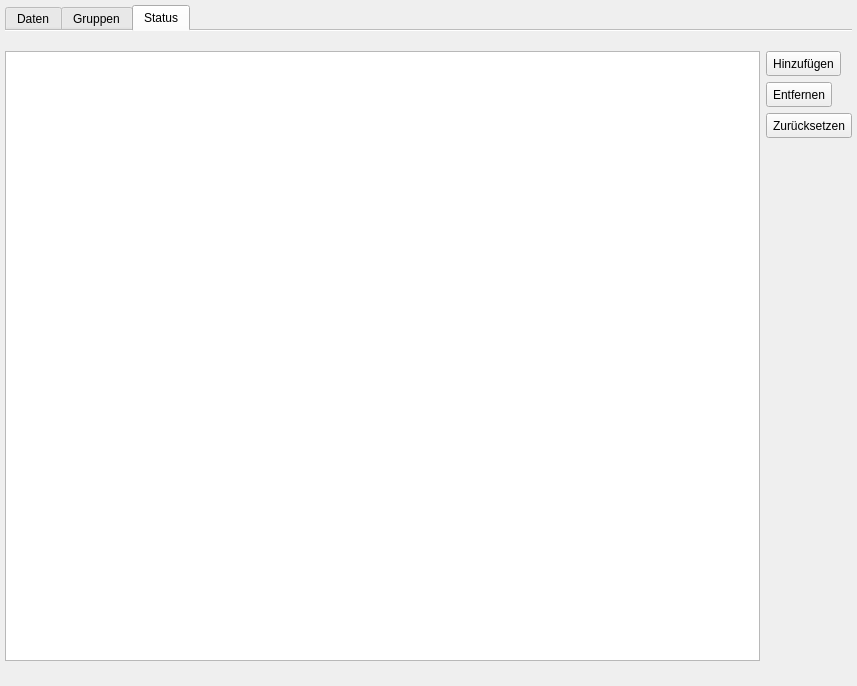
<?xml version="1.0" encoding="UTF-8"?>
<ui version="4.0">
 <class>QMTrainSettingsWidget</class>
 <widget class="QWidget" name="QMTrainSettingsWidget">
  <property name="geometry">
   <rect>
    <x>0</x>
    <y>0</y>
    <width>857</width>
    <height>686</height>
   </rect>
  </property>
  <property name="windowTitle">
   <string>Schulungen</string>
  </property>
  <layout class="QGridLayout" name="gridLayout_3">
   <property name="leftMargin">
    <number>5</number>
   </property>
   <property name="topMargin">
    <number>5</number>
   </property>
   <property name="rightMargin">
    <number>5</number>
   </property>
   <property name="bottomMargin">
    <number>5</number>
   </property>
   <item row="0" column="0">
    <widget class="QTabWidget" name="tabWidget">
     <property name="minimumSize">
      <size>
       <width>25</width>
       <height>25</height>
      </size>
     </property>
     <property name="tabShape">
      <enum>QTabWidget::Rounded</enum>
     </property>
     <property name="currentIndex">
      <number>2</number>
     </property>
     <property name="documentMode">
      <bool>true</bool>
     </property>
     <widget class="QWidget" name="tab">
      <attribute name="title">
       <string>Daten</string>
      </attribute>
      <layout class="QGridLayout" name="gridLayout">
       <property name="leftMargin">
        <number>0</number>
       </property>
       <property name="topMargin">
        <number>20</number>
       </property>
       <property name="rightMargin">
        <number>0</number>
       </property>
       <property name="bottomMargin">
        <number>20</number>
       </property>
       <item row="0" column="0">
        <layout class="QVBoxLayout" name="verticalLayout">
         <property name="leftMargin">
          <number>0</number>
         </property>
         <property name="rightMargin">
          <number>0</number>
         </property>
         <item>
          <layout class="QHBoxLayout" name="horizontalLayout">
           <item>
            <widget class="QLineEdit" name="leTrainFilter">
             <property name="sizePolicy">
              <sizepolicy hsizetype="Expanding" vsizetype="Preferred">
               <horstretch>0</horstretch>
               <verstretch>0</verstretch>
              </sizepolicy>
             </property>
             <property name="minimumSize">
              <size>
               <width>0</width>
               <height>25</height>
              </size>
             </property>
             <property name="clearButtonEnabled">
              <bool>true</bool>
             </property>
            </widget>
           </item>
           <item>
            <widget class="QToolButton" name="tbTrainFilter">
             <property name="minimumSize">
              <size>
               <width>25</width>
               <height>25</height>
              </size>
             </property>
             <property name="toolTip">
              <string>Schulungen filtern</string>
             </property>
             <property name="text">
              <string>Filtern</string>
             </property>
             <property name="icon">
              <iconset resource="../rcs/icons.qrc">
               <normaloff>:/icons/icons/lc_recsearch.png</normaloff>:/icons/icons/lc_recsearch.png</iconset>
             </property>
             <property name="iconSize">
              <size>
               <width>16</width>
               <height>16</height>
              </size>
             </property>
            </widget>
           </item>
          </layout>
         </item>
         <item>
          <layout class="QHBoxLayout" name="horizontalLayout_2">
           <item>
            <widget class="QTableView" name="tvTrain">
             <property name="selectionMode">
              <enum>QAbstractItemView::SingleSelection</enum>
             </property>
             <property name="selectionBehavior">
              <enum>QAbstractItemView::SelectRows</enum>
             </property>
             <property name="sortingEnabled">
              <bool>true</bool>
             </property>
             <attribute name="horizontalHeaderMinimumSectionSize">
              <number>200</number>
             </attribute>
             <attribute name="horizontalHeaderShowSortIndicator" stdset="0">
              <bool>true</bool>
             </attribute>
             <attribute name="horizontalHeaderStretchLastSection">
              <bool>true</bool>
             </attribute>
             <attribute name="verticalHeaderVisible">
              <bool>false</bool>
             </attribute>
             <attribute name="verticalHeaderMinimumSectionSize">
              <number>25</number>
             </attribute>
             <attribute name="verticalHeaderDefaultSectionSize">
              <number>25</number>
             </attribute>
             <attribute name="verticalHeaderHighlightSections">
              <bool>false</bool>
             </attribute>
             <attribute name="verticalHeaderShowSortIndicator" stdset="0">
              <bool>false</bool>
             </attribute>
            </widget>
           </item>
           <item>
            <layout class="QVBoxLayout" name="verticalLayout_3">
             <item>
              <widget class="QToolButton" name="tbTrainAdd">
               <property name="minimumSize">
                <size>
                 <width>25</width>
                 <height>25</height>
                </size>
               </property>
               <property name="toolTip">
                <string>Hinzufügen einer neuen Schulung</string>
               </property>
               <property name="text">
                <string>Hinzufügen</string>
               </property>
               <property name="icon">
                <iconset resource="../rcs/icons.qrc">
                 <normaloff>:/icons/icons/sc_add.png</normaloff>:/icons/icons/sc_add.png</iconset>
               </property>
               <property name="iconSize">
                <size>
                 <width>16</width>
                 <height>16</height>
                </size>
               </property>
              </widget>
             </item>
             <item>
              <widget class="QToolButton" name="tbTrainRemove">
               <property name="minimumSize">
                <size>
                 <width>25</width>
                 <height>25</height>
                </size>
               </property>
               <property name="toolTip">
                <string>Entfernen einer selektierten Schulung</string>
               </property>
               <property name="text">
                <string>Entfernen</string>
               </property>
               <property name="icon">
                <iconset resource="../rcs/icons.qrc">
                 <normaloff>:/icons/icons/sc_delete.png</normaloff>:/icons/icons/sc_delete.png</iconset>
               </property>
               <property name="iconSize">
                <size>
                 <width>16</width>
                 <height>16</height>
                </size>
               </property>
              </widget>
             </item>
             <item>
              <widget class="QToolButton" name="tbTrainRevert">
               <property name="minimumSize">
                <size>
                 <width>25</width>
                 <height>25</height>
                </size>
               </property>
               <property name="toolTip">
                <string>Zurücksetzen aller Änderungen an der Tabelle</string>
               </property>
               <property name="text">
                <string>Zurücksetzen</string>
               </property>
               <property name="icon">
                <iconset resource="../rcs/icons.qrc">
                 <normaloff>:/icons/icons/sc_undo.png</normaloff>:/icons/icons/sc_undo.png</iconset>
               </property>
               <property name="iconSize">
                <size>
                 <width>16</width>
                 <height>16</height>
                </size>
               </property>
              </widget>
             </item>
             <item>
              <spacer name="verticalSpacer_2">
               <property name="orientation">
                <enum>Qt::Vertical</enum>
               </property>
               <property name="sizeHint" stdset="0">
                <size>
                 <width>20</width>
                 <height>40</height>
                </size>
               </property>
              </spacer>
             </item>
            </layout>
           </item>
          </layout>
         </item>
        </layout>
       </item>
      </layout>
     </widget>
     <widget class="QWidget" name="tab_2">
      <attribute name="title">
       <string>Gruppen</string>
      </attribute>
      <layout class="QGridLayout" name="gridLayout_2">
       <property name="leftMargin">
        <number>0</number>
       </property>
       <property name="topMargin">
        <number>20</number>
       </property>
       <property name="rightMargin">
        <number>0</number>
       </property>
       <property name="bottomMargin">
        <number>20</number>
       </property>
       <item row="0" column="0">
        <layout class="QHBoxLayout" name="horizontalLayout_4">
         <property name="leftMargin">
          <number>0</number>
         </property>
         <property name="rightMargin">
          <number>0</number>
         </property>
         <item>
          <widget class="QTableView" name="tvTrainGroups">
           <property name="sizePolicy">
            <sizepolicy hsizetype="Expanding" vsizetype="Expanding">
             <horstretch>0</horstretch>
             <verstretch>0</verstretch>
            </sizepolicy>
           </property>
           <property name="minimumSize">
            <size>
             <width>0</width>
             <height>0</height>
            </size>
           </property>
           <property name="selectionMode">
            <enum>QAbstractItemView::SingleSelection</enum>
           </property>
           <property name="selectionBehavior">
            <enum>QAbstractItemView::SelectRows</enum>
           </property>
           <property name="sortingEnabled">
            <bool>true</bool>
           </property>
           <attribute name="horizontalHeaderDefaultSectionSize">
            <number>150</number>
           </attribute>
           <attribute name="horizontalHeaderShowSortIndicator" stdset="0">
            <bool>true</bool>
           </attribute>
           <attribute name="horizontalHeaderStretchLastSection">
            <bool>false</bool>
           </attribute>
           <attribute name="verticalHeaderVisible">
            <bool>false</bool>
           </attribute>
           <attribute name="verticalHeaderMinimumSectionSize">
            <number>25</number>
           </attribute>
           <attribute name="verticalHeaderDefaultSectionSize">
            <number>25</number>
           </attribute>
           <attribute name="verticalHeaderHighlightSections">
            <bool>false</bool>
           </attribute>
           <attribute name="verticalHeaderShowSortIndicator" stdset="0">
            <bool>false</bool>
           </attribute>
          </widget>
         </item>
         <item>
          <layout class="QVBoxLayout" name="verticalLayout_2">
           <item>
            <widget class="QToolButton" name="tbTrainGroupsAdd">
             <property name="minimumSize">
              <size>
               <width>25</width>
               <height>25</height>
              </size>
             </property>
             <property name="toolTip">
              <string>Hinzufügen einer neuen Schulungsgruppe</string>
             </property>
             <property name="text">
              <string>Hinzufügen</string>
             </property>
             <property name="icon">
              <iconset resource="../rcs/icons.qrc">
               <normaloff>:/icons/icons/sc_add.png</normaloff>:/icons/icons/sc_add.png</iconset>
             </property>
             <property name="iconSize">
              <size>
               <width>16</width>
               <height>16</height>
              </size>
             </property>
            </widget>
           </item>
           <item>
            <widget class="QToolButton" name="tbTrainGroupsRemove">
             <property name="minimumSize">
              <size>
               <width>25</width>
               <height>25</height>
              </size>
             </property>
             <property name="toolTip">
              <string>Entfernen einer selektierten Schulungsgruppe</string>
             </property>
             <property name="text">
              <string>Entfernen</string>
             </property>
             <property name="icon">
              <iconset resource="../rcs/icons.qrc">
               <normaloff>:/icons/icons/sc_delete.png</normaloff>:/icons/icons/sc_delete.png</iconset>
             </property>
             <property name="iconSize">
              <size>
               <width>16</width>
               <height>16</height>
              </size>
             </property>
            </widget>
           </item>
           <item>
            <widget class="QToolButton" name="tbTrainGroupsRevert">
             <property name="minimumSize">
              <size>
               <width>25</width>
               <height>25</height>
              </size>
             </property>
             <property name="toolTip">
              <string>Zurücksetzen aller Änderungen an der Tabelle</string>
             </property>
             <property name="text">
              <string>Zurücksetzen</string>
             </property>
             <property name="icon">
              <iconset resource="../rcs/icons.qrc">
               <normaloff>:/icons/icons/sc_undo.png</normaloff>:/icons/icons/sc_undo.png</iconset>
             </property>
             <property name="iconSize">
              <size>
               <width>16</width>
               <height>16</height>
              </size>
             </property>
            </widget>
           </item>
           <item>
            <spacer name="verticalSpacer">
             <property name="orientation">
              <enum>Qt::Vertical</enum>
             </property>
             <property name="sizeHint" stdset="0">
              <size>
               <width>20</width>
               <height>40</height>
              </size>
             </property>
            </spacer>
           </item>
          </layout>
         </item>
        </layout>
       </item>
      </layout>
     </widget>
     <widget class="QWidget" name="tab_3">
      <attribute name="title">
       <string>Status</string>
      </attribute>
      <layout class="QGridLayout" name="gridLayout_4">
       <property name="leftMargin">
        <number>0</number>
       </property>
       <property name="topMargin">
        <number>20</number>
       </property>
       <property name="rightMargin">
        <number>0</number>
       </property>
       <property name="bottomMargin">
        <number>20</number>
       </property>
       <item row="0" column="0">
        <layout class="QHBoxLayout" name="horizontalLayout_5">
         <property name="leftMargin">
          <number>0</number>
         </property>
         <property name="rightMargin">
          <number>0</number>
         </property>
         <item>
          <widget class="QTableView" name="tvTrainState">
           <property name="sizePolicy">
            <sizepolicy hsizetype="Expanding" vsizetype="Expanding">
             <horstretch>0</horstretch>
             <verstretch>0</verstretch>
            </sizepolicy>
           </property>
           <property name="minimumSize">
            <size>
             <width>0</width>
             <height>0</height>
            </size>
           </property>
           <property name="selectionMode">
            <enum>QAbstractItemView::SingleSelection</enum>
           </property>
           <property name="selectionBehavior">
            <enum>QAbstractItemView::SelectRows</enum>
           </property>
           <property name="sortingEnabled">
            <bool>true</bool>
           </property>
           <attribute name="horizontalHeaderDefaultSectionSize">
            <number>150</number>
           </attribute>
           <attribute name="horizontalHeaderShowSortIndicator" stdset="0">
            <bool>true</bool>
           </attribute>
           <attribute name="horizontalHeaderStretchLastSection">
            <bool>false</bool>
           </attribute>
           <attribute name="verticalHeaderVisible">
            <bool>false</bool>
           </attribute>
           <attribute name="verticalHeaderMinimumSectionSize">
            <number>25</number>
           </attribute>
           <attribute name="verticalHeaderDefaultSectionSize">
            <number>25</number>
           </attribute>
           <attribute name="verticalHeaderHighlightSections">
            <bool>false</bool>
           </attribute>
           <attribute name="verticalHeaderShowSortIndicator" stdset="0">
            <bool>false</bool>
           </attribute>
          </widget>
         </item>
         <item>
          <layout class="QVBoxLayout" name="verticalLayout_4">
           <item>
            <widget class="QToolButton" name="tbTrainStateAdd">
             <property name="minimumSize">
              <size>
               <width>25</width>
               <height>25</height>
              </size>
             </property>
             <property name="toolTip">
              <string>Hinzufügen einer neuen Schulungsgruppe</string>
             </property>
             <property name="text">
              <string>Hinzufügen</string>
             </property>
             <property name="icon">
              <iconset resource="../rcs/icons.qrc">
               <normaloff>:/icons/icons/sc_add.png</normaloff>:/icons/icons/sc_add.png</iconset>
             </property>
             <property name="iconSize">
              <size>
               <width>16</width>
               <height>16</height>
              </size>
             </property>
            </widget>
           </item>
           <item>
            <widget class="QToolButton" name="tbTrainStateRemove">
             <property name="minimumSize">
              <size>
               <width>25</width>
               <height>25</height>
              </size>
             </property>
             <property name="toolTip">
              <string>Entfernen einer selektierten Schulungsgruppe</string>
             </property>
             <property name="text">
              <string>Entfernen</string>
             </property>
             <property name="icon">
              <iconset resource="../rcs/icons.qrc">
               <normaloff>:/icons/icons/sc_delete.png</normaloff>:/icons/icons/sc_delete.png</iconset>
             </property>
             <property name="iconSize">
              <size>
               <width>16</width>
               <height>16</height>
              </size>
             </property>
            </widget>
           </item>
           <item>
            <widget class="QToolButton" name="tbTrainStateRevert">
             <property name="minimumSize">
              <size>
               <width>25</width>
               <height>25</height>
              </size>
             </property>
             <property name="toolTip">
              <string>Zurücksetzen aller Änderungen an der Tabelle</string>
             </property>
             <property name="text">
              <string>Zurücksetzen</string>
             </property>
             <property name="icon">
              <iconset resource="../rcs/icons.qrc">
               <normaloff>:/icons/icons/sc_undo.png</normaloff>:/icons/icons/sc_undo.png</iconset>
             </property>
             <property name="iconSize">
              <size>
               <width>16</width>
               <height>16</height>
              </size>
             </property>
            </widget>
           </item>
           <item>
            <spacer name="verticalSpacer_3">
             <property name="orientation">
              <enum>Qt::Vertical</enum>
             </property>
             <property name="sizeHint" stdset="0">
              <size>
               <width>20</width>
               <height>40</height>
              </size>
             </property>
            </spacer>
           </item>
          </layout>
         </item>
        </layout>
       </item>
      </layout>
     </widget>
    </widget>
   </item>
  </layout>
 </widget>
 <resources>
  <include location="../rcs/icons.qrc"/>
 </resources>
 <connections>
  <connection>
   <sender>leTrainFilter</sender>
   <signal>editingFinished()</signal>
   <receiver>QMTrainSettingsWidget</receiver>
   <slot>filterTrain()</slot>
   <hints>
    <hint type="sourcelabel">
     <x>368</x>
     <y>73</y>
    </hint>
    <hint type="destinationlabel">
     <x>384</x>
     <y>363</y>
    </hint>
   </hints>
  </connection>
  <connection>
   <sender>tbTrainGroupsAdd</sender>
   <signal>clicked()</signal>
   <receiver>QMTrainSettingsWidget</receiver>
   <slot>addTrainGroups()</slot>
   <hints>
    <hint type="sourcelabel">
     <x>836</x>
     <y>186</y>
    </hint>
    <hint type="destinationlabel">
     <x>384</x>
     <y>363</y>
    </hint>
   </hints>
  </connection>
  <connection>
   <sender>tbTrainGroupsRemove</sender>
   <signal>clicked()</signal>
   <receiver>QMTrainSettingsWidget</receiver>
   <slot>removeTrainGroups()</slot>
   <hints>
    <hint type="sourcelabel">
     <x>836</x>
     <y>353</y>
    </hint>
    <hint type="destinationlabel">
     <x>384</x>
     <y>363</y>
    </hint>
   </hints>
  </connection>
  <connection>
   <sender>tbTrainGroupsRevert</sender>
   <signal>clicked()</signal>
   <receiver>QMTrainSettingsWidget</receiver>
   <slot>revertTrainGroups()</slot>
   <hints>
    <hint type="sourcelabel">
     <x>836</x>
     <y>520</y>
    </hint>
    <hint type="destinationlabel">
     <x>384</x>
     <y>363</y>
    </hint>
   </hints>
  </connection>
  <connection>
   <sender>tbTrainFilter</sender>
   <signal>clicked()</signal>
   <receiver>QMTrainSettingsWidget</receiver>
   <slot>filterTrain()</slot>
   <hints>
    <hint type="sourcelabel">
     <x>836</x>
     <y>63</y>
    </hint>
    <hint type="destinationlabel">
     <x>428</x>
     <y>342</y>
    </hint>
   </hints>
  </connection>
  <connection>
   <sender>tbTrainAdd</sender>
   <signal>clicked()</signal>
   <receiver>QMTrainSettingsWidget</receiver>
   <slot>addTrain()</slot>
   <hints>
    <hint type="sourcelabel">
     <x>835</x>
     <y>112</y>
    </hint>
    <hint type="destinationlabel">
     <x>428</x>
     <y>342</y>
    </hint>
   </hints>
  </connection>
  <connection>
   <sender>tbTrainRemove</sender>
   <signal>clicked()</signal>
   <receiver>QMTrainSettingsWidget</receiver>
   <slot>removeTrain()</slot>
   <hints>
    <hint type="sourcelabel">
     <x>835</x>
     <y>156</y>
    </hint>
    <hint type="destinationlabel">
     <x>428</x>
     <y>342</y>
    </hint>
   </hints>
  </connection>
  <connection>
   <sender>tbTrainRevert</sender>
   <signal>clicked()</signal>
   <receiver>QMTrainSettingsWidget</receiver>
   <slot>revertTrain()</slot>
   <hints>
    <hint type="sourcelabel">
     <x>835</x>
     <y>200</y>
    </hint>
    <hint type="destinationlabel">
     <x>428</x>
     <y>342</y>
    </hint>
   </hints>
  </connection>
  <connection>
   <sender>tbTrainStateAdd</sender>
   <signal>clicked()</signal>
   <receiver>QMTrainSettingsWidget</receiver>
   <slot>addTrainState()</slot>
   <hints>
    <hint type="sourcelabel">
     <x>834</x>
     <y>73</y>
    </hint>
    <hint type="destinationlabel">
     <x>428</x>
     <y>342</y>
    </hint>
   </hints>
  </connection>
  <connection>
   <sender>tbTrainStateRemove</sender>
   <signal>clicked()</signal>
   <receiver>QMTrainSettingsWidget</receiver>
   <slot>removeTrainState()</slot>
   <hints>
    <hint type="sourcelabel">
     <x>834</x>
     <y>108</y>
    </hint>
    <hint type="destinationlabel">
     <x>428</x>
     <y>342</y>
    </hint>
   </hints>
  </connection>
  <connection>
   <sender>tbTrainStateRevert</sender>
   <signal>clicked()</signal>
   <receiver>QMTrainSettingsWidget</receiver>
   <slot>revertTrainStates()</slot>
   <hints>
    <hint type="sourcelabel">
     <x>834</x>
     <y>143</y>
    </hint>
    <hint type="destinationlabel">
     <x>428</x>
     <y>342</y>
    </hint>
   </hints>
  </connection>
 </connections>
 <slots>
  <slot>addTrain()</slot>
  <slot>removeTrain()</slot>
  <slot>revertTrain()</slot>
  <slot>addTrainGroups()</slot>
  <slot>removeTrainGroups()</slot>
  <slot>revertTrainGroups()</slot>
  <slot>filterTrain()</slot>
  <slot>addTrainState()</slot>
  <slot>removeTrainState()</slot>
  <slot>revertTrainStates()</slot>
 </slots>
</ui>
